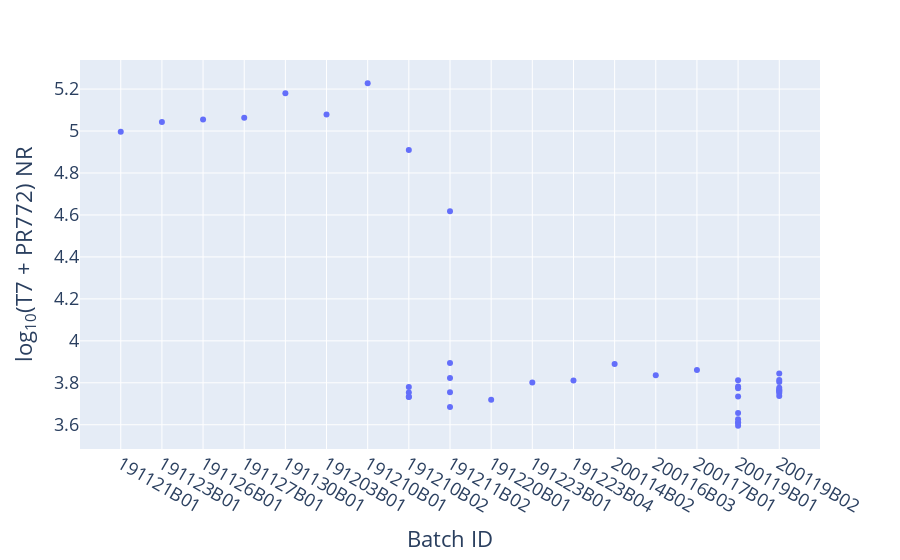

Write notebook code for a chart like this one.
### Code cell
fig = px.scatter(
    merged_with_new_neg, y='Log10 T7 + PR772 NR (Composition File)',
    x='Batch ID',
    labels={'Log10 T7 + PR772 NR (Composition File)': 'log<sub>10</sub>(T7 + PR772) NR',
            'T7 + PR772 NR (Composition File)': 'T7 + PR772 NR'},
    hover_data=['T7 + PR772 NR (Composition File)', 'Accession', 'Run Date']
)
fig.update_layout(font=dict(size=18), height=600)
fig.show()
fig.write_html('plots/Diluted_Hi_IC_vs_Low_IC_by_batch.html')

### Figure 1 — Plotly figure (JSON) as saved in the notebook; plotly's stock layout.template omitted (floating-point values rounded to 4 significant figures)
{"data": [{"customdata": [[99260.0, "controlneg", "2019-11-21"], [110400.0, "controlneg", "2019-11-24"], [113400.0, "controlneg", "2019-11-26"], [115600.0, "controlneg", "2019-11-27"], [151500.0, "controlneg", "2019-12-01"], [120000.0, "controlneg", "2019-12-04"], [169000.0, "controlneg", "2019-12-10"], [81300.0, "controlneg", "2019-12-11"], [6024.0, "IDBD-D101029", "2019-12-11"], [5675.0, "IDBD-D101030", "2019-12-11"], [5404.0, "IDBD-D101031", "2019-12-11"], [5419.0, "IDBD-D101032", "2019-12-11"], [41460.0, "controlneg", "2019-12-13"], [6652.0, "IDBD-D101074", "2019-12-13"], [4843.0, "IDBD-D101075", "2019-12-13"], [5692.0, "IDBD-D101076", "2019-12-13"], [7851.0, "IDBD-D101077", "2019-12-13"], [5237.0, "controlneg", "2019-12-20"], [6335.0, "controlneg", "2019-12-24"], [6464.0, "controlneg", "2019-12-25"], [7751.0, "controlneg", "2020-01-17"], [6847.0, "controlneg", "2020-01-18"], [7256.0, "controlneg", "2020-01-18"], [4087.0, "IDBD-D101325", "2020-01-20"], [4069.0, "IDBD-D101326", "2020-01-20"], [4529.0, "IDBD-D101327", "2020-01-20"], [3936.0, "IDBD-D101328", "2020-01-20"], [4227.0, "IDBD-D101329", "2020-01-20"], [6065.0, "IDBD-D101330", "2020-01-20"], [6486.0, "IDBD-D101331", "2020-01-20"], [5427.0, "IDBD-D101332", "2020-01-20"], [5942.0, "controlNeg", "2020-01-20"], [5734.0, "IDBD-D101333", "2020-01-20"], [5642.0, "IDBD-D101334", "2020-01-20"], [6373.0, "IDBD-D101335", "2020-01-20"], [5455.0, "IDBD-D101336", "2020-01-20"], [5792.0, "IDBD-D101337", "2020-01-20"], [6506.0, "IDBD-D101338", "2020-01-20"], [6981.0, "IDBD-D101339", "2020-01-20"], [5870.0, "IDBD-D101340", "2020-01-20"], [5978.0, "controlNeg", "2020-01-20"]], "hoverlabel": {"namelength": 0}, "hovertemplate": "Batch ID=%{x}<br>log<sub>10</sub>(T7 + PR772) NR=%{y}<br>T7 + PR772 NR=%{customdata[0]}<br>Accession=%{customdata[1]}<br>Run Date=%{customdata[2]}", "legendgroup": "", "marker": {"color": "#636efa", "symbol": "circle"}, "mode": "markers", "name": "", "showlegend": false, "type": "scatter", "x": ["191121B01", "191123B01", "191126B01", "191127B01", "191130B01", "191203B01", "191210B01", "191210B02", "191210B02", "191210B02", "191210B02", "191210B02", "191211B02", "191211B02", "191211B02", "191211B02", "191211B02", "191220B01", "191223B01", "191223B04", "200114B02", "200116B03", "200117B01", "200119B01", "200119B01", "200119B01", "200119B01", "200119B01", "200119B01", "200119B01", "200119B01", "200119B01", "200119B02", "200119B02", "200119B02", "200119B02", "200119B02", "200119B02", "200119B02", "200119B02", "200119B02"], "xaxis": "x", "y": [4.997, 5.043, 5.055, 5.063, 5.181, 5.079, 5.228, 4.91, 3.78, 3.754, 3.733, 3.734, 4.618, 3.823, 3.685, 3.755, 3.895, 3.719, 3.802, 3.81, 3.889, 3.836, 3.861, 3.611, 3.61, 3.656, 3.595, 3.626, 3.783, 3.812, 3.735, 3.774, 3.758, 3.751, 3.804, 3.737, 3.763, 3.813, 3.844, 3.769, 3.777], "yaxis": "y"}], "layout": {"autosize": true, "font": {"size": 18}, "legend": {"tracegroupgap": 0}, "margin": {"t": 60}, "xaxis": {"anchor": "y", "autorange": true, "domain": [0, 1], "range": [-0.9637, 16.96], "title": {"text": "Batch ID"}, "type": "category"}, "yaxis": {"anchor": "x", "autorange": true, "domain": [0, 1], "range": [3.486, 5.337], "title": {"text": "log<sub>10</sub>(T7 + PR772) NR"}, "type": "linear"}}}
